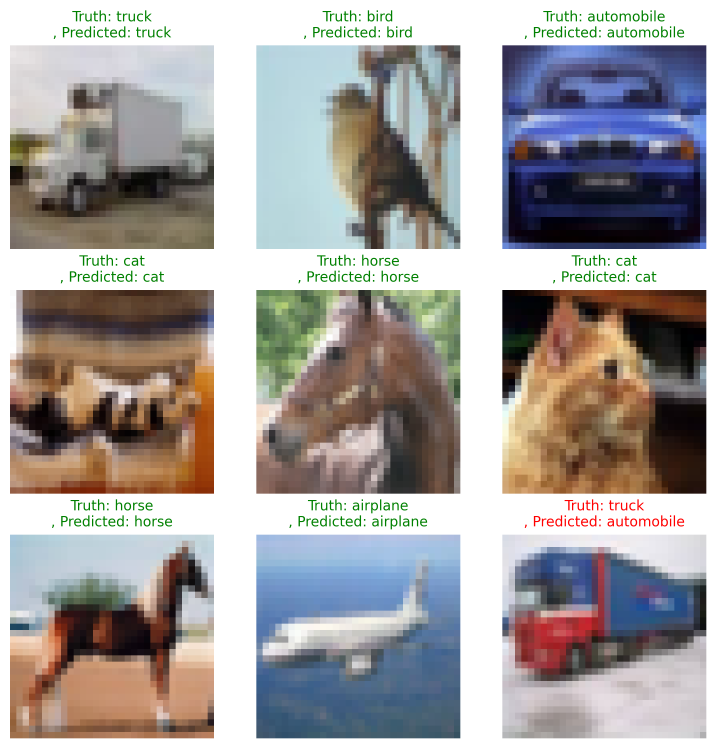
#> input picture prediction_grid.png, 2148 x 2245 px (shown at 1/3 size); its folder holds only this picture in this run
$ python evaluate.py --pred_dir ../.. --gt_dir ../..
#> lines starting #> are read from the running program, lines starting #| are printed output that depends on the picture; after the words box and inside, x2 and y2 are one past the last pixel; in counts of white or black regions, pixels touching at a corner belong together
"""
评估脚本：计算测试集上的性能指标
"""
import argparse
from pathlib import Path
import numpy as np
from PIL import Image
from tqdm import tqdm
import json


def calculate_metrics(pred_mask, gt_mask):
    """
    计算单张图片的指标

    Args:
        pred_mask: 预测mask (0或1)
        gt_mask: 真实mask (0或1)

    Returns:
        dict: 包含各项指标的字典
    """
    pred_mask = pred_mask.astype(bool)
    gt_mask = gt_mask.astype(bool)

    # 计算交并比
    intersection = np.logical_and(pred_mask, gt_mask).sum()
    union = np.logical_or(pred_mask, gt_mask).sum()

    # IoU
    iou = intersection / union if union > 0 else 0.0

    # Dice系数
    dice = 2 * intersection / (pred_mask.sum() + gt_mask.sum()) if (pred_mask.sum() + gt_mask.sum()) > 0 else 0.0

    # 准确率
    accuracy = (pred_mask == gt_mask).sum() / gt_mask.size

    # 精确率和召回率
    tp = intersection
    fp = (pred_mask & ~gt_mask).sum()
    fn = (gt_mask & ~pred_mask).sum()
    tn = (~pred_mask & ~gt_mask).sum()

    precision = tp / (tp + fp) if (tp + fp) > 0 else 0.0
    recall = tp / (tp + fn) if (tp + fn) > 0 else 0.0

    # F1 Score
    f1 = 2 * precision * recall / (precision + recall) if (precision + recall) > 0 else 0.0

    return {
        'iou': iou,
        'dice': dice,
        'accuracy': accuracy,
        'precision': precision,
        'recall': recall,
        'f1': f1
    }


def evaluate(pred_dir, gt_dir, output_file=None):
    """
    评估预测结果

    Args:
        pred_dir: 预测mask目录
        gt_dir: 真实mask目录
        output_file: 输出文件路径（JSON格式）
    """
    pred_dir = Path(pred_dir)
    gt_dir = Path(gt_dir)

    # 获取所有预测文件
    pred_files = sorted(list(pred_dir.glob('*.png')))

    if len(pred_files) == 0:
        print(f"❌ 在 {pred_dir} 中未找到预测mask")
        return

    print(f"找到 {len(pred_files)} 个预测mask")

    # 计算每张图片的指标
    all_metrics = []
    missing_gt = []

    for pred_file in tqdm(pred_files, desc="评估中"):
        # 查找对应的GT文件
        gt_file = gt_dir / pred_file.name

        if not gt_file.exists():
            missing_gt.append(pred_file.name)
            continue

        # 读取mask（预测mask是0/255，GT mask可能是0/1或0/255）
        pred_mask = np.array(Image.open(pred_file).convert('L')) > 127
        gt_array = np.array(Image.open(gt_file).convert('L'))
        # 自动检测GT的值范围来确定阈值
        gt_max = gt_array.max()
        gt_mask = gt_array > (gt_max / 2.0)

        # 调整尺寸（如果不匹配）
        if pred_mask.shape != gt_mask.shape:
            from PIL import Image as PILImage
            pred_pil = PILImage.fromarray((pred_mask * 255).astype(np.uint8))
            pred_pil = pred_pil.resize((gt_mask.shape[1], gt_mask.shape[0]), PILImage.NEAREST)
            pred_mask = np.array(pred_pil) > 127

        # 计算指标
        metrics = calculate_metrics(pred_mask, gt_mask)
        metrics['filename'] = pred_file.name
        all_metrics.append(metrics)

    if missing_gt:
        print(f"\n⚠️  警告: {len(missing_gt)} 个文件未找到对应的GT")

    if len(all_metrics) == 0:
        print("❌ 没有可评估的图片")
        return

    # 计算平均指标
    avg_metrics = {
        'iou': np.mean([m['iou'] for m in all_metrics]),
        'dice': np.mean([m['dice'] for m in all_metrics]),
        'accuracy': np.mean([m['accuracy'] for m in all_metrics]),
        'precision': np.mean([m['precision'] for m in all_metrics]),
        'recall': np.mean([m['recall'] for m in all_metrics]),
        'f1': np.mean([m['f1'] for m in all_metrics])
    }

    # 计算标准差
    std_metrics = {
        'iou_std': np.std([m['iou'] for m in all_metrics]),
        'dice_std': np.std([m['dice'] for m in all_metrics]),
        'accuracy_std': np.std([m['accuracy'] for m in all_metrics]),
        'precision_std': np.std([m['precision'] for m in all_metrics]),
        'recall_std': np.std([m['recall'] for m in all_metrics]),
        'f1_std': np.std([m['f1'] for m in all_metrics])
    }

    # 打印结果
    print("\n" + "=" * 60)
    print("📊 评估结果")
    print("=" * 60)
    print(f"评估图片数: {len(all_metrics)}")
    print("-" * 60)
    print(f"IoU (Jaccard):  {avg_metrics['iou']:.4f} ± {std_metrics['iou_std']:.4f}")
    print(f"Dice系数:       {avg_metrics['dice']:.4f} ± {std_metrics['dice_std']:.4f}")
    print(f"准确率:         {avg_metrics['accuracy']:.4f} ± {std_metrics['accuracy_std']:.4f}")
    print(f"精确率:         {avg_metrics['precision']:.4f} ± {std_metrics['precision_std']:.4f}")
    print(f"召回率:         {avg_metrics['recall']:.4f} ± {std_metrics['recall_std']:.4f}")
    print(f"F1分数:         {avg_metrics['f1']:.4f} ± {std_metrics['f1_std']:.4f}")
    print("=" * 60)

    # 找出最好和最差的样本
    sorted_by_dice = sorted(all_metrics, key=lambda x: x['dice'], reverse=True)
    print("\n🏆 Dice系数最高的5个样本:")
    for i, m in enumerate(sorted_by_dice[:5], 1):
        print(f"  {i}. {m['filename']}: {m['dice']:.4f}")

    print("\n⚠️  Dice系数最低的5个样本:")
    for i, m in enumerate(sorted_by_dice[-5:], 1):
        print(f"  {i}. {m['filename']}: {m['dice']:.4f}")

    # 保存结果到JSON
    if output_file:
        output_file = Path(output_file)
        results = {
            'summary': {
                'num_images': len(all_metrics),
                'average': avg_metrics,
                'std': std_metrics
            },
            'per_image': all_metrics
        }

        with open(output_file, 'w') as f:
            json.dump(results, f, indent=2)

        print(f"\n✅ 详细结果已保存到: {output_file}")


def main():
    parser = argparse.ArgumentParser(description='评估血管分割结果')
    parser.add_argument('--pred_dir', type=str, required=True,
                        help='预测mask目录')
    parser.add_argument('--gt_dir', type=str, required=True,
                        help='真实mask目录')
    parser.add_argument('--output', type=str, default='evaluation_results.json',
                        help='输出文件路径')
    parser.add_argument('--flag', type=str, default=None,
                        help='实验标识flag, 若提供则在输出目录下创建该子目录用于区分保存')

    args = parser.parse_args()

    # 处理flag: 若提供，将输出文件放到指定父目录下的flag子目录
    resolved_output = args.output
    if args.flag:
        out_path = Path(args.output)
        parent = out_path.parent if out_path.parent.name != '' else Path('.')
        resolved_output = str(parent / args.flag / out_path.name)
        Path(parent / args.flag).mkdir(parents=True, exist_ok=True)

    evaluate(args.pred_dir, args.gt_dir, resolved_output)
#> in evaluate, `pred_mask = np.array(Image.open(pred_file).convert('L')) > 127`:
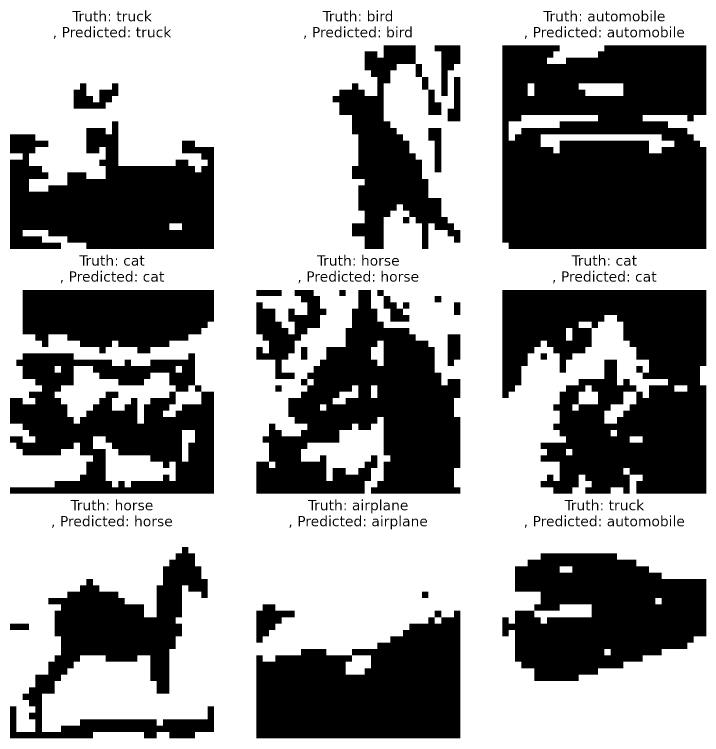
#> pred_mask: shape (2245, 2148) bool (shown at 1/3 size); 61.4% white; 315 black regions (23 under 20 px), largest, box (x1, y1, x2, y2) and area: (1507, 136, 2119, 747) 335304, (1507, 870, 2119, 1481) 264373, (769, 870, 1381, 1481) 205608
#> in evaluate, `gt_array = np.array(Image.open(gt_file).convert('L'))`:
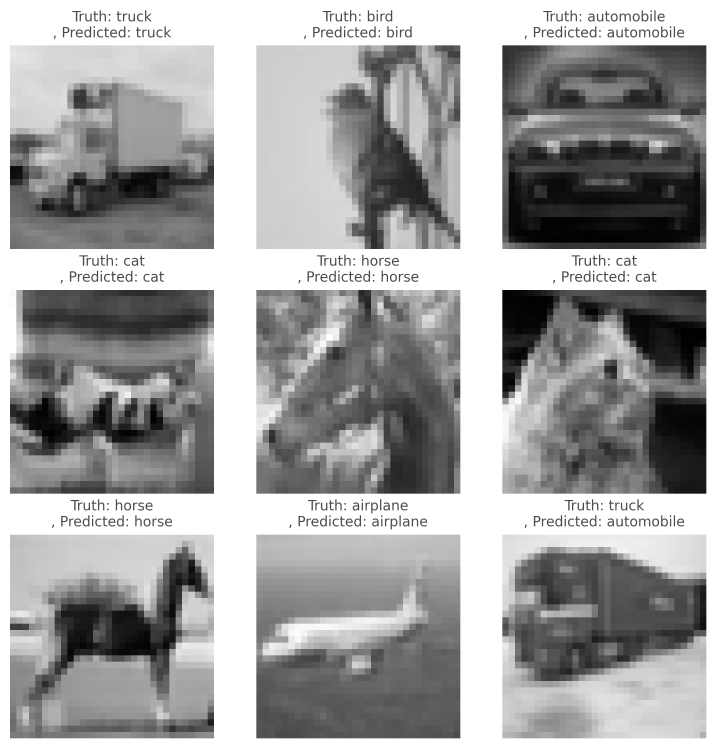
#> gt_array: shape (2245, 2148) (shown at 1/3 size); min 0, max 255, mean 161.7
#> in evaluate, `gt_max = gt_array.max()`: gt_max = 255
#> in calculate_metrics, `intersection = np.logical_and(pred_mask, gt_mask).sum()`: intersection = 2960289
#> in calculate_metrics, `iou = intersection / union if union > 0 else 0.0`: iou = 1
#> in calculate_metrics, `tp = intersection`: tp = 2960289
#> in calculate_metrics, `fp = (pred_mask & ~gt_mask).sum()`: fp = 0
#> in calculate_metrics, `tn = (~pred_mask & ~gt_mask).sum()`: tn = 1861971
#> in calculate_metrics, `precision = tp / (tp + fp) if (tp + fp) > 0 else 0.0`: precision = 1
#> in evaluate, `metrics = calculate_metrics(pred_mask, gt_mask)`: metrics = {'iou': 1, 'dice': 1, 'accuracy': 1, 'precision': 1, 'recall': 1, 'f1': 1}
#> in evaluate, `avg_metrics = { 'iou': np.mean([m['iou'] for m in all_metrics]), 'dice..`: avg_metrics has the same summary as metrics
#> in evaluate, `std_metrics = { 'iou_std': np.std([m['iou'] for m in all_metrics]), 'd..`: std_metrics = {'iou_std': 0, 'dice_std': 0, 'accuracy_std': 0, 'precision_std': 0, 'recall_std': 0, 'f1_std': 0}
#| 评估图片数: 1
#| IoU (Jaccard):  1.0000 ± 0.0000
#| Dice系数:       1.0000 ± 0.0000
#| 准确率:         1.0000 ± 0.0000
#| 精确率:         1.0000 ± 0.0000
#| 召回率:         1.0000 ± 0.0000
#| F1分数:         1.0000 ± 0.0000
#> in evaluate, `sorted_by_dice = sorted(all_metrics, key=lambda x: x['dice'], reverse=..`: sorted_by_dice = 1 item
#> the loop in evaluate, `for i, m in enumerate(sorted_by_dice[:5], 1):` made 1 pass
#> i on pass 1: 1
#|   1. prediction_grid.png: 1.0000
#> the loop in evaluate, `for i, m in enumerate(sorted_by_dice[-5:], 1):` made 1 pass
#|   1. prediction_grid.png: 1.0000


if __name__ == '__main__':
    main()
